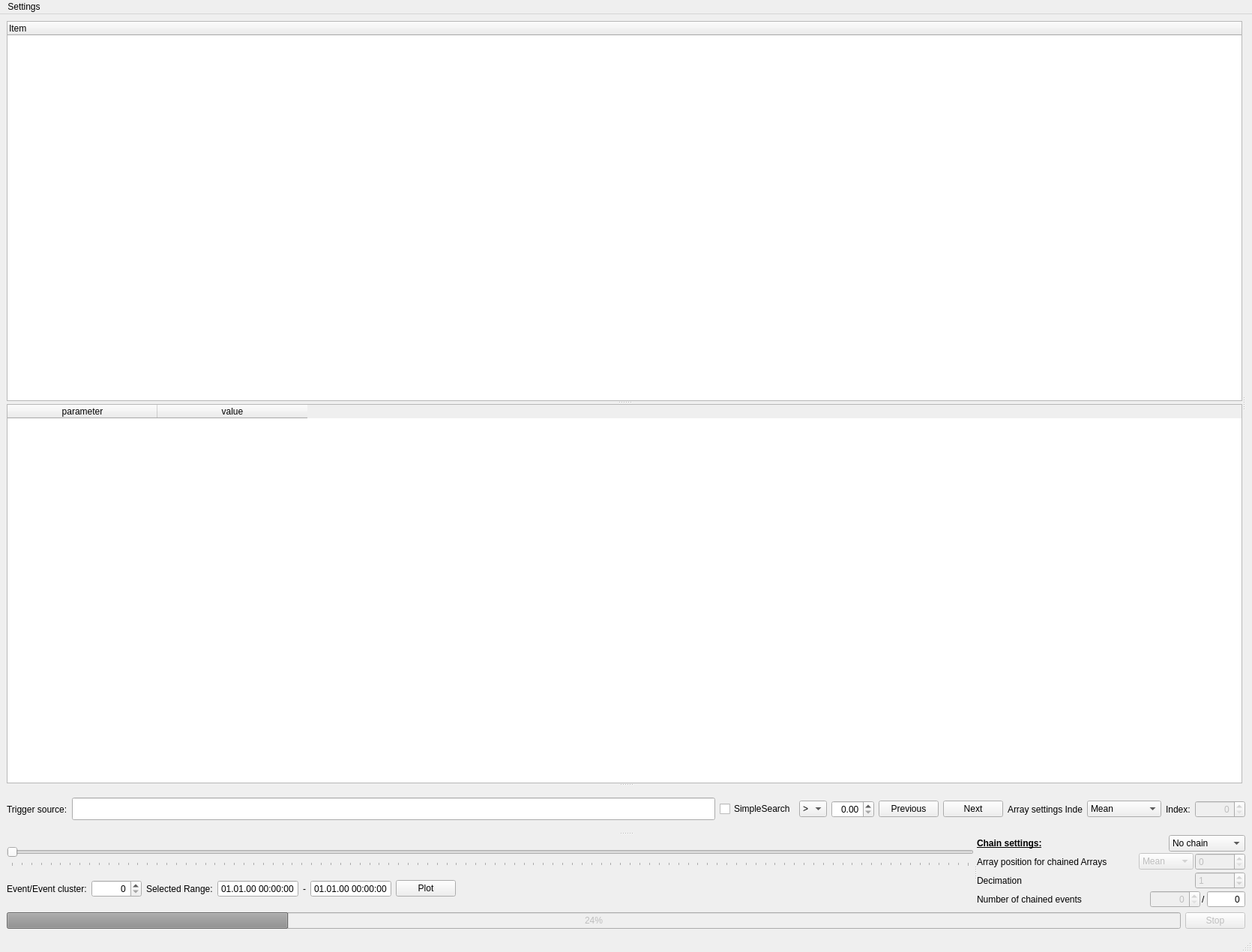
<?xml version="1.0" encoding="UTF-8"?>
<ui version="4.0">
 <class>MainWindow</class>
 <widget class="QMainWindow" name="MainWindow">
  <property name="geometry">
   <rect>
    <x>0</x>
    <y>0</y>
    <width>1670</width>
    <height>1270</height>
   </rect>
  </property>
  <property name="sizePolicy">
   <sizepolicy hsizetype="Expanding" vsizetype="Expanding">
    <horstretch>0</horstretch>
    <verstretch>0</verstretch>
   </sizepolicy>
  </property>
  <property name="windowTitle">
   <string>MicroDAQ Viewer</string>
  </property>
  <widget class="QWidget" name="centralwidget">
   <property name="sizePolicy">
    <sizepolicy hsizetype="Expanding" vsizetype="Preferred">
     <horstretch>0</horstretch>
     <verstretch>0</verstretch>
    </sizepolicy>
   </property>
   <layout class="QVBoxLayout" name="verticalLayout_3">
    <item>
     <widget class="QSplitter" name="splitter_2">
      <property name="orientation">
       <enum>Qt::Vertical</enum>
      </property>
      <widget class="QSplitter" name="splitter_5">
       <property name="orientation">
        <enum>Qt::Horizontal</enum>
       </property>
       <widget class="QSplitter" name="splitter_4">
        <property name="orientation">
         <enum>Qt::Vertical</enum>
        </property>
        <widget class="QTreeWidget" name="treeWidget">
         <property name="minimumSize">
          <size>
           <width>400</width>
           <height>0</height>
          </size>
         </property>
         <property name="verticalScrollBarPolicy">
          <enum>Qt::ScrollBarAsNeeded</enum>
         </property>
         <property name="dragEnabled">
          <bool>true</bool>
         </property>
         <property name="selectionMode">
          <enum>QAbstractItemView::ExtendedSelection</enum>
         </property>
         <column>
          <property name="text">
           <string>Item</string>
          </property>
         </column>
        </widget>
        <widget class="QTableWidget" name="tableWidget">
         <property name="minimumSize">
          <size>
           <width>400</width>
           <height>0</height>
          </size>
         </property>
         <property name="acceptDrops">
          <bool>true</bool>
         </property>
         <property name="editTriggers">
          <set>QAbstractItemView::NoEditTriggers</set>
         </property>
         <property name="dragDropMode">
          <enum>QAbstractItemView::DropOnly</enum>
         </property>
         <property name="rowCount">
          <number>0</number>
         </property>
         <property name="columnCount">
          <number>2</number>
         </property>
         <attribute name="horizontalHeaderDefaultSectionSize">
          <number>200</number>
         </attribute>
         <column>
          <property name="text">
           <string>parameter</string>
          </property>
         </column>
         <column>
          <property name="text">
           <string>value</string>
          </property>
         </column>
        </widget>
       </widget>
       <widget class="QWidget" name="gridLayoutWidget">
        <layout class="QGridLayout" name="gridLayout"/>
       </widget>
      </widget>
      <widget class="QWidget" name="horizontalLayoutWidget_4">
       <layout class="QHBoxLayout" name="horizontalLayout_4">
        <item>
         <widget class="QLabel" name="label_7">
          <property name="text">
           <string>Trigger source:</string>
          </property>
         </widget>
        </item>
        <item>
         <widget class="QLineEdit" name="triggerSource">
          <property name="maximumSize">
           <size>
            <width>16777215</width>
            <height>30</height>
           </size>
          </property>
          <property name="cursor">
           <cursorShape>ArrowCursor</cursorShape>
          </property>
          <property name="mouseTracking">
           <bool>false</bool>
          </property>
          <property name="focusPolicy">
           <enum>Qt::WheelFocus</enum>
          </property>
          <property name="toolTip">
           <string>&lt;html&gt;&lt;head/&gt;&lt;body&gt;&lt;p&gt;Drag in variable from tree&lt;/p&gt;&lt;/body&gt;&lt;/html&gt;</string>
          </property>
          <property name="dragEnabled">
           <bool>false</bool>
          </property>
          <property name="readOnly">
           <bool>true</bool>
          </property>
         </widget>
        </item>
        <item>
         <widget class="QCheckBox" name="simpleSearch">
          <property name="toolTip">
           <string>&lt;html&gt;&lt;head/&gt;&lt;body&gt;&lt;p&gt;If checked only the next event fullfilling the trigger criteria is searched. Else all events are investigated once. In consequence the next trigger search is faster in that case.&lt;/p&gt;&lt;/body&gt;&lt;/html&gt;</string>
          </property>
          <property name="text">
           <string>SimpleSearch</string>
          </property>
         </widget>
        </item>
        <item>
         <widget class="QComboBox" name="triggerOperator">
          <property name="maximumSize">
           <size>
            <width>50</width>
            <height>16777215</height>
           </size>
          </property>
          <property name="baseSize">
           <size>
            <width>10</width>
            <height>0</height>
           </size>
          </property>
          <item>
           <property name="text">
            <string>&gt;</string>
           </property>
          </item>
          <item>
           <property name="text">
            <string>&lt;</string>
           </property>
          </item>
          <item>
           <property name="text">
            <string>=</string>
           </property>
          </item>
         </widget>
        </item>
        <item>
         <widget class="QDoubleSpinBox" name="triggerValue">
          <property name="maximumSize">
           <size>
            <width>200</width>
            <height>16777215</height>
           </size>
          </property>
          <property name="alignment">
           <set>Qt::AlignRight|Qt::AlignTrailing|Qt::AlignVCenter</set>
          </property>
         </widget>
        </item>
        <item>
         <widget class="QPushButton" name="bPreviousTrigger">
          <property name="maximumSize">
           <size>
            <width>200</width>
            <height>16777215</height>
           </size>
          </property>
          <property name="text">
           <string>Previous</string>
          </property>
         </widget>
        </item>
        <item>
         <widget class="QPushButton" name="bNextTrigger">
          <property name="maximumSize">
           <size>
            <width>200</width>
            <height>16777215</height>
           </size>
          </property>
          <property name="text">
           <string>Next</string>
          </property>
         </widget>
        </item>
        <item>
         <widget class="QLabel" name="label_4">
          <property name="maximumSize">
           <size>
            <width>100</width>
            <height>16777215</height>
           </size>
          </property>
          <property name="text">
           <string>Array settings Index</string>
          </property>
         </widget>
        </item>
        <item>
         <widget class="QComboBox" name="triggerArrayCombo">
          <item>
           <property name="text">
            <string>Mean</string>
           </property>
          </item>
          <item>
           <property name="text">
            <string>Max</string>
           </property>
          </item>
          <item>
           <property name="text">
            <string>Min</string>
           </property>
          </item>
          <item>
           <property name="text">
            <string>Any element</string>
           </property>
          </item>
          <item>
           <property name="text">
            <string>Position</string>
           </property>
          </item>
         </widget>
        </item>
        <item>
         <widget class="QLabel" name="label_11">
          <property name="text">
           <string>Index:</string>
          </property>
         </widget>
        </item>
        <item>
         <widget class="QSpinBox" name="arrayPos">
          <property name="enabled">
           <bool>false</bool>
          </property>
          <property name="maximumSize">
           <size>
            <width>200</width>
            <height>16777215</height>
           </size>
          </property>
          <property name="toolTip">
           <string>If set to -1 the whole array is tested.</string>
          </property>
          <property name="alignment">
           <set>Qt::AlignRight|Qt::AlignTrailing|Qt::AlignVCenter</set>
          </property>
          <property name="minimum">
           <number>0</number>
          </property>
          <property name="maximum">
           <number>999999</number>
          </property>
         </widget>
        </item>
       </layout>
      </widget>
      <widget class="QSplitter" name="splitter">
       <property name="orientation">
        <enum>Qt::Horizontal</enum>
       </property>
       <widget class="QWidget" name="verticalLayoutWidget">
        <layout class="QVBoxLayout" name="verticalLayout">
         <item>
          <widget class="QSlider" name="horizontalSlider">
           <property name="maximumSize">
            <size>
             <width>16777215</width>
             <height>30</height>
            </size>
           </property>
           <property name="orientation">
            <enum>Qt::Horizontal</enum>
           </property>
           <property name="tickPosition">
            <enum>QSlider::TicksBelow</enum>
           </property>
           <property name="tickInterval">
            <number>1</number>
           </property>
          </widget>
         </item>
         <item>
          <layout class="QHBoxLayout" name="horizontalLayout">
           <item>
            <widget class="QLabel" name="label_5">
             <property name="maximumSize">
              <size>
               <width>150</width>
               <height>30</height>
              </size>
             </property>
             <property name="text">
              <string>Event/Event cluster:</string>
             </property>
            </widget>
           </item>
           <item>
            <widget class="QSpinBox" name="spinEvent">
             <property name="maximumSize">
              <size>
               <width>200</width>
               <height>30</height>
              </size>
             </property>
             <property name="alignment">
              <set>Qt::AlignRight|Qt::AlignTrailing|Qt::AlignVCenter</set>
             </property>
             <property name="maximum">
              <number>999999999</number>
             </property>
            </widget>
           </item>
           <item>
            <widget class="QLabel" name="label_8">
             <property name="text">
              <string>Selected Range:</string>
             </property>
            </widget>
           </item>
           <item>
            <widget class="QDateTimeEdit" name="dateFirst">
             <property name="readOnly">
              <bool>false</bool>
             </property>
             <property name="buttonSymbols">
              <enum>QAbstractSpinBox::NoButtons</enum>
             </property>
             <property name="minimumDateTime">
              <datetime>
               <hour>0</hour>
               <minute>0</minute>
               <second>0</second>
               <year>1752</year>
               <month>9</month>
               <day>14</day>
              </datetime>
             </property>
             <property name="displayFormat">
              <string>dd.MM.yy HH:mm:ss</string>
             </property>
            </widget>
           </item>
           <item>
            <widget class="QLabel" name="label_9">
             <property name="text">
              <string>-</string>
             </property>
            </widget>
           </item>
           <item>
            <widget class="QDateTimeEdit" name="dateLast">
             <property name="buttonSymbols">
              <enum>QAbstractSpinBox::NoButtons</enum>
             </property>
             <property name="displayFormat">
              <string>dd.MM.yy HH:mm:ss</string>
             </property>
            </widget>
           </item>
           <item>
            <widget class="QPushButton" name="bPlot">
             <property name="text">
              <string>Plot</string>
             </property>
            </widget>
           </item>
           <item>
            <spacer name="horizontalSpacer">
             <property name="orientation">
              <enum>Qt::Horizontal</enum>
             </property>
             <property name="sizeHint" stdset="0">
              <size>
               <width>40</width>
               <height>20</height>
              </size>
             </property>
            </spacer>
           </item>
          </layout>
         </item>
        </layout>
       </widget>
       <widget class="QWidget" name="verticalLayoutWidget_2">
        <layout class="QVBoxLayout" name="verticalLayout_2">
         <property name="spacing">
          <number>2</number>
         </property>
         <property name="sizeConstraint">
          <enum>QLayout::SetFixedSize</enum>
         </property>
         <item>
          <layout class="QHBoxLayout" name="horizontalLayout_5">
           <item>
            <widget class="QLabel" name="label_6">
             <property name="maximumSize">
              <size>
               <width>500</width>
               <height>16777215</height>
              </size>
             </property>
             <property name="text">
              <string>&lt;html&gt;&lt;head/&gt;&lt;body&gt;&lt;p&gt;&lt;span style=&quot; font-weight:600; text-decoration: underline;&quot;&gt;Chain settings:&lt;/span&gt;&lt;/p&gt;&lt;/body&gt;&lt;/html&gt;</string>
             </property>
             <property name="margin">
              <number>1</number>
             </property>
            </widget>
           </item>
           <item>
            <spacer name="horizontalSpacer_2">
             <property name="orientation">
              <enum>Qt::Horizontal</enum>
             </property>
             <property name="sizeHint" stdset="0">
              <size>
               <width>40</width>
               <height>20</height>
              </size>
             </property>
            </spacer>
           </item>
           <item>
            <widget class="QComboBox" name="chainCombo">
             <property name="maximumSize">
              <size>
               <width>200</width>
               <height>30</height>
              </size>
             </property>
             <item>
              <property name="text">
               <string>No chain</string>
              </property>
             </item>
             <item>
              <property name="text">
               <string>Chain events</string>
              </property>
             </item>
             <item>
              <property name="text">
               <string>Chain range</string>
              </property>
             </item>
             <item>
              <property name="text">
               <string>Chain all</string>
              </property>
             </item>
            </widget>
           </item>
          </layout>
         </item>
         <item>
          <layout class="QHBoxLayout" name="horizontalLayout_3">
           <property name="sizeConstraint">
            <enum>QLayout::SetFixedSize</enum>
           </property>
           <item>
            <widget class="QLabel" name="label_2">
             <property name="maximumSize">
              <size>
               <width>250</width>
               <height>30</height>
              </size>
             </property>
             <property name="text">
              <string>Array position for chained Arrays</string>
             </property>
            </widget>
           </item>
           <item>
            <spacer name="horizontalSpacer_3">
             <property name="orientation">
              <enum>Qt::Horizontal</enum>
             </property>
             <property name="sizeHint" stdset="0">
              <size>
               <width>40</width>
               <height>20</height>
              </size>
             </property>
            </spacer>
           </item>
           <item>
            <widget class="QComboBox" name="eventArrayCombo">
             <property name="enabled">
              <bool>false</bool>
             </property>
             <property name="editable">
              <bool>false</bool>
             </property>
             <item>
              <property name="text">
               <string>Mean</string>
              </property>
             </item>
             <item>
              <property name="text">
               <string>Max</string>
              </property>
             </item>
             <item>
              <property name="text">
               <string>Min</string>
              </property>
             </item>
             <item>
              <property name="text">
               <string>Position</string>
              </property>
             </item>
            </widget>
           </item>
           <item>
            <widget class="QSpinBox" name="spinArrayPosition">
             <property name="enabled">
              <bool>false</bool>
             </property>
             <property name="maximumSize">
              <size>
               <width>200</width>
               <height>30</height>
              </size>
             </property>
             <property name="toolTip">
              <string>&lt;html&gt;&lt;head/&gt;&lt;body&gt;&lt;p&gt;If index &amp;lt; 0 the average is considered!&lt;/p&gt;&lt;/body&gt;&lt;/html&gt;</string>
             </property>
             <property name="minimum">
              <number>0</number>
             </property>
             <property name="maximum">
              <number>999999999</number>
             </property>
             <property name="value">
              <number>0</number>
             </property>
            </widget>
           </item>
          </layout>
         </item>
         <item>
          <layout class="QHBoxLayout" name="horizontalLayout_7">
           <property name="sizeConstraint">
            <enum>QLayout::SetFixedSize</enum>
           </property>
           <item>
            <widget class="QLabel" name="label_10">
             <property name="maximumSize">
              <size>
               <width>250</width>
               <height>30</height>
              </size>
             </property>
             <property name="text">
              <string>Decimation</string>
             </property>
            </widget>
           </item>
           <item>
            <spacer name="horizontalSpacer_5">
             <property name="orientation">
              <enum>Qt::Horizontal</enum>
             </property>
             <property name="sizeHint" stdset="0">
              <size>
               <width>40</width>
               <height>20</height>
              </size>
             </property>
            </spacer>
           </item>
           <item>
            <widget class="QSpinBox" name="spinDecimation">
             <property name="enabled">
              <bool>false</bool>
             </property>
             <property name="maximumSize">
              <size>
               <width>200</width>
               <height>30</height>
              </size>
             </property>
             <property name="maximum">
              <number>999999999</number>
             </property>
             <property name="value">
              <number>1</number>
             </property>
            </widget>
           </item>
          </layout>
         </item>
         <item>
          <layout class="QHBoxLayout" name="horizontalLayout_2">
           <property name="sizeConstraint">
            <enum>QLayout::SetFixedSize</enum>
           </property>
           <item>
            <widget class="QLabel" name="label">
             <property name="maximumSize">
              <size>
               <width>200</width>
               <height>30</height>
              </size>
             </property>
             <property name="text">
              <string>Number of chained events</string>
             </property>
            </widget>
           </item>
           <item>
            <spacer name="horizontalSpacer_4">
             <property name="orientation">
              <enum>Qt::Horizontal</enum>
             </property>
             <property name="sizeHint" stdset="0">
              <size>
               <width>40</width>
               <height>20</height>
              </size>
             </property>
            </spacer>
           </item>
           <item>
            <widget class="QSpinBox" name="spinChainEvents">
             <property name="enabled">
              <bool>false</bool>
             </property>
             <property name="maximumSize">
              <size>
               <width>200</width>
               <height>30</height>
              </size>
             </property>
             <property name="alignment">
              <set>Qt::AlignRight|Qt::AlignTrailing|Qt::AlignVCenter</set>
             </property>
             <property name="maximum">
              <number>999999999</number>
             </property>
            </widget>
           </item>
           <item>
            <widget class="QLabel" name="label_3">
             <property name="maximumSize">
              <size>
               <width>10</width>
               <height>30</height>
              </size>
             </property>
             <property name="text">
              <string>/</string>
             </property>
            </widget>
           </item>
           <item>
            <widget class="QSpinBox" name="spinNEvents">
             <property name="maximumSize">
              <size>
               <width>200</width>
               <height>30</height>
              </size>
             </property>
             <property name="alignment">
              <set>Qt::AlignRight|Qt::AlignTrailing|Qt::AlignVCenter</set>
             </property>
             <property name="readOnly">
              <bool>true</bool>
             </property>
             <property name="buttonSymbols">
              <enum>QAbstractSpinBox::NoButtons</enum>
             </property>
             <property name="maximum">
              <number>999999999</number>
             </property>
            </widget>
           </item>
          </layout>
         </item>
        </layout>
       </widget>
      </widget>
     </widget>
    </item>
    <item>
     <layout class="QHBoxLayout" name="horizontalLayout_6">
      <item>
       <widget class="QProgressBar" name="progressBar">
        <property name="enabled">
         <bool>false</bool>
        </property>
        <property name="value">
         <number>24</number>
        </property>
       </widget>
      </item>
      <item>
       <widget class="QPushButton" name="bStop">
        <property name="enabled">
         <bool>false</bool>
        </property>
        <property name="text">
         <string>Stop</string>
        </property>
       </widget>
      </item>
     </layout>
    </item>
   </layout>
  </widget>
  <widget class="QStatusBar" name="statusbar"/>
  <widget class="QMenuBar" name="menuBar">
   <property name="geometry">
    <rect>
     <x>0</x>
     <y>0</y>
     <width>1670</width>
     <height>25</height>
    </rect>
   </property>
   <widget class="QMenu" name="menuSettings">
    <property name="title">
     <string>Settings</string>
    </property>
    <addaction name="actionEnableDebugging"/>
   </widget>
   <addaction name="menuSettings"/>
  </widget>
  <action name="actionEnableDebugging">
   <property name="checkable">
    <bool>true</bool>
   </property>
   <property name="text">
    <string>Enable debug messages</string>
   </property>
  </action>
 </widget>
 <resources/>
 <connections/>
</ui>
